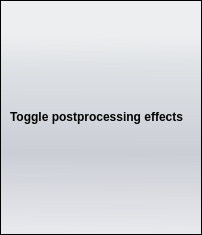
<?xml version="1.0" encoding="UTF-8"?>
<ui version="4.0">
 <class>SelectionWidget</class>
 <widget class="QWidget" name="SelectionWidget">
  <property name="geometry">
   <rect>
    <x>0</x>
    <y>0</y>
    <width>202</width>
    <height>235</height>
   </rect>
  </property>
  <property name="windowTitle">
   <string>Post Processing</string>
  </property>
  <property name="styleSheet">
   <string notr="true">QWidget#SelectionWidget {
	background-color: none;
}

QFrame#MainFrame {
	background-color: qlineargradient(spread:pad, x1:0.006, y1:0, x2:0, y2:1, stop:0.142045 rgba(229, 234, 243, 50), stop:0.295455 rgba(209, 215, 221, 150), stop:0.65 rgba(179, 183, 196, 150), stop:1 rgba(222, 227, 236, 100)); 
}</string>
  </property>
  <layout class="QVBoxLayout" name="verticalLayout_2">
   <property name="margin">
    <number>0</number>
   </property>
   <item>
    <widget class="QFrame" name="MainFrame">
     <property name="frameShape">
      <enum>QFrame::StyledPanel</enum>
     </property>
     <property name="frameShadow">
      <enum>QFrame::Raised</enum>
     </property>
     <layout class="QVBoxLayout" name="verticalLayout_3">
      <item>
       <layout class="QVBoxLayout" name="verticalLayout">
        <item>
         <widget class="QLabel" name="label">
          <property name="sizePolicy">
           <sizepolicy hsizetype="Preferred" vsizetype="Fixed">
            <horstretch>0</horstretch>
            <verstretch>0</verstretch>
           </sizepolicy>
          </property>
          <property name="font">
           <font>
            <weight>75</weight>
            <bold>true</bold>
           </font>
          </property>
          <property name="text">
           <string>Toggle postprocessing effects</string>
          </property>
         </widget>
        </item>
        <item>
         <layout class="QHBoxLayout" name="horizontalLayout">
          <item>
           <layout class="QVBoxLayout" name="checkboxlayout"/>
          </item>
         </layout>
        </item>
       </layout>
      </item>
     </layout>
    </widget>
   </item>
  </layout>
 </widget>
 <resources/>
 <connections/>
</ui>
